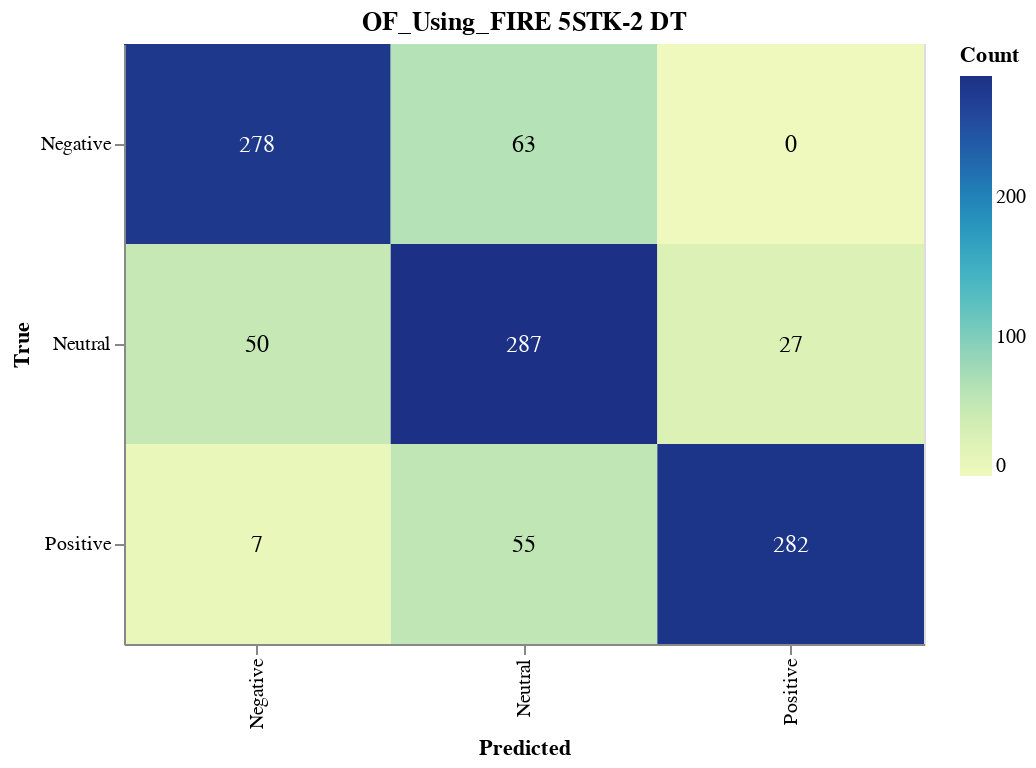

Source (notebook cell):
### Markdown cell above
#### Save CM

### Code cell
import altair as alt
import altair_saver
import pandas as pd
from sklearn.metrics import confusion_matrix

# Calculate the confusion matrix
cm = confusion_matrix(y_val, dt_validation_predictions)

# Define class names
class_names = ['Negative', 'Neutral', 'Positive']

# Convert confusion matrix to DataFrame
cm_df = pd.DataFrame(cm, index=class_names, columns=class_names).reset_index().melt(id_vars='index')
cm_df.columns = ['True', 'Predicted', 'Count']

# Ensure the order of categories
cm_df['True'] = pd.Categorical(cm_df['True'], categories=class_names, ordered=True)
cm_df['Predicted'] = pd.Categorical(cm_df['Predicted'], categories=class_names, ordered=True)

# Create the Altair plot
heatmap = alt.Chart(cm_df).mark_rect().encode(
    x=alt.X('Predicted:O', sort=class_names),
    y=alt.Y('True:O', sort=class_names),
    color='Count:Q',
    tooltip=['True', 'Predicted', 'Count']
).properties(
    width=400,
    height=300,
    title='OF_Using_FIRE 5STK-2 DT'
)

# Add text labels
text = heatmap.mark_text(
    align='center',
    baseline='middle',
    fontSize=12
).encode(
    text='Count:Q',
    color=alt.condition(
        alt.datum.Count > cm.max() / 2,
        alt.value('white'),
        alt.value('black')
    )
)

# Combine heatmap and text
final_chart = heatmap + text

# Display the plot
final_chart.show()

### Figure 1 — Vega-Lite specification as saved in the notebook (floating-point values rounded to 4 significant figures)
{"config": {"view": {"continuousWidth": 300, "continuousHeight": 300}}, "layer": [{"mark": {"type": "rect"}, "encoding": {"color": {"field": "Count", "type": "quantitative"}, "tooltip": [{"field": "True", "type": "ordinal"}, {"field": "Predicted", "type": "ordinal"}, {"field": "Count", "type": "quantitative"}], "x": {"field": "Predicted", "sort": ["Negative", "Neutral", "Positive"], "type": "ordinal"}, "y": {"field": "True", "sort": ["Negative", "Neutral", "Positive"], "type": "ordinal"}}, "title": "OF_Using_FIRE 5STK-2 DT"}, {"mark": {"type": "text", "align": "center", "baseline": "middle", "fontSize": 12}, "encoding": {"color": {"condition": {"test": "(datum.Count > 143.5)", "value": "white"}, "value": "black"}, "text": {"field": "Count", "type": "quantitative"}, "tooltip": [{"field": "True", "type": "ordinal"}, {"field": "Predicted", "type": "ordinal"}, {"field": "Count", "type": "quantitative"}], "x": {"field": "Predicted", "sort": ["Negative", "Neutral", "Positive"], "type": "ordinal"}, "y": {"field": "True", "sort": ["Negative", "Neutral", "Positive"], "type": "ordinal"}}, "title": "OF_Using_FIRE 5STK-2 DT"}], "data": {"name": "data-fbbc67cc7146d659ef8b86b2248383df"}, "height": 300, "width": 400, "$schema": "https://vega.github.io/schema/vega-lite/v5.17.0.json", "datasets": {"data-fbbc67cc7146d659ef8b86b2248383df": [{"True": "Negative", "Predicted": "Negative", "Count": 278}, {"True": "Neutral", "Predicted": "Negative", "Count": 50}, {"True": "Positive", "Predicted": "Negative", "Count": 7}, {"True": "Negative", "Predicted": "Neutral", "Count": 63}, {"True": "Neutral", "Predicted": "Neutral", "Count": 287}, {"True": "Positive", "Predicted": "Neutral", "Count": 55}, {"True": "Negative", "Predicted": "Positive", "Count": 0}, {"True": "Neutral", "Predicted": "Positive", "Count": 27}, {"True": "Positive", "Predicted": "Positive", "Count": 282}]}}
